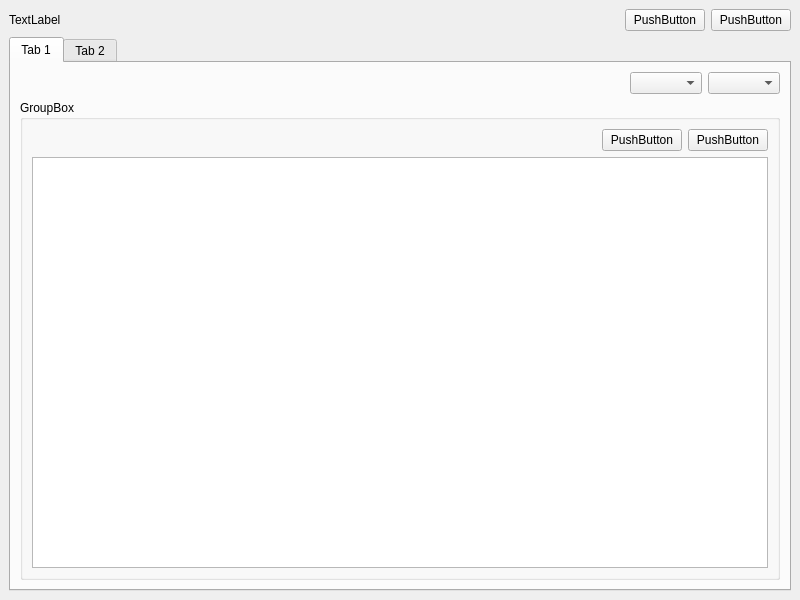
<?xml version="1.0" encoding="UTF-8"?>
<ui version="4.0">
 <class>FinancialWindow</class>
 <widget class="QMainWindow" name="FinancialWindow">
  <property name="geometry">
   <rect>
    <x>0</x>
    <y>0</y>
    <width>800</width>
    <height>600</height>
   </rect>
  </property>
  <property name="windowTitle">
   <string>FinancialWindow</string>
  </property>
  <widget class="QWidget" name="centralwidget">
   <layout class="QVBoxLayout" name="verticalLayout">
    <item>
     <layout class="QHBoxLayout" name="TopSection">
      <item>
       <widget class="QLabel" name="userLabel">
        <property name="text">
         <string>TextLabel</string>
        </property>
       </widget>
      </item>
      <item>
       <spacer name="horizontalSpacer">
        <property name="orientation">
         <enum>Qt::Orientation::Horizontal</enum>
        </property>
        <property name="sizeHint" stdset="0">
         <size>
          <width>40</width>
          <height>20</height>
         </size>
        </property>
       </spacer>
      </item>
      <item>
       <widget class="QPushButton" name="notificationBtn">
        <property name="text">
         <string>PushButton</string>
        </property>
       </widget>
      </item>
      <item>
       <widget class="QPushButton" name="logoutBtn">
        <property name="text">
         <string>PushButton</string>
        </property>
       </widget>
      </item>
     </layout>
    </item>
    <item>
     <widget class="QTabWidget" name="tabwidget">
      <property name="currentIndex">
       <number>0</number>
      </property>
      <widget class="QWidget" name="Tab1">
       <attribute name="title">
        <string>Tab 1</string>
       </attribute>
       <layout class="QVBoxLayout" name="verticalLayout_3" stretch="1,4">
        <item>
         <layout class="QHBoxLayout" name="horizontalLayout_4">
          <item>
           <spacer name="horizontalSpacer_3">
            <property name="orientation">
             <enum>Qt::Orientation::Horizontal</enum>
            </property>
            <property name="sizeHint" stdset="0">
             <size>
              <width>40</width>
              <height>20</height>
             </size>
            </property>
           </spacer>
          </item>
          <item>
           <widget class="QComboBox" name="monthSelect"/>
          </item>
          <item>
           <widget class="QComboBox" name="yearSelect"/>
          </item>
         </layout>
        </item>
        <item>
         <layout class="QHBoxLayout" name="horizontalLayout_3">
           <item>
            <widget class="QGroupBox" name="expensesBox">
             <property name="objectName">
              <string>expensesBox</string>
             </property>
             <property name="title">
              <string>GroupBox</string>
             </property>
             <layout class="QVBoxLayout" name="verticalLayout_2">
             <item>
              <layout class="QHBoxLayout" name="horizontalLayout_2">
               <item>
                <spacer name="horizontalSpacer_2">
                 <property name="orientation">
                  <enum>Qt::Orientation::Horizontal</enum>
                 </property>
                 <property name="sizeHint" stdset="0">
                  <size>
                   <width>40</width>
                   <height>20</height>
                  </size>
                 </property>
                </spacer>
               </item>
               <item>
                <widget class="QPushButton" name="addExpenseBtn">
                 <property name="text">
                  <string>PushButton</string>
                 </property>
                </widget>
               </item>
               <item>
                <widget class="QPushButton" name="deleteExpenseBtn">
                 <property name="text">
                  <string>PushButton</string>
                 </property>
                </widget>
               </item>
              </layout>
             </item>
             <item>
              <widget class="QTableWidget" name="expensesTable"/>
             </item>
            </layout>
           </widget>
          </item>
         </layout>
        </item>
       </layout>
      </widget>
      <widget class="QWidget" name="Tab2">
       <attribute name="title">
        <string>Tab 2</string>
       </attribute>
       <layout class="QVBoxLayout" name="verticalLayout_5">
        <item>
         <layout class="QHBoxLayout" name="horizontalLayout">
          <item>
           <spacer name="horizontalSpacer_4">
            <property name="orientation">
             <enum>Qt::Orientation::Horizontal</enum>
            </property>
            <property name="sizeHint" stdset="0">
             <size>
              <width>40</width>
              <height>20</height>
             </size>
            </property>
           </spacer>
          </item>
          <item>
           <widget class="QComboBox" name="yearlySelect"/>
          </item>
         </layout>
        </item>
        <item>
         <widget class="QTableWidget" name="yearlyTable"/>
        </item>
       </layout>
      </widget>
     </widget>
    </item>
   </layout>
  </widget>
 </widget>
 <resources/>
 <connections/>
</ui>
